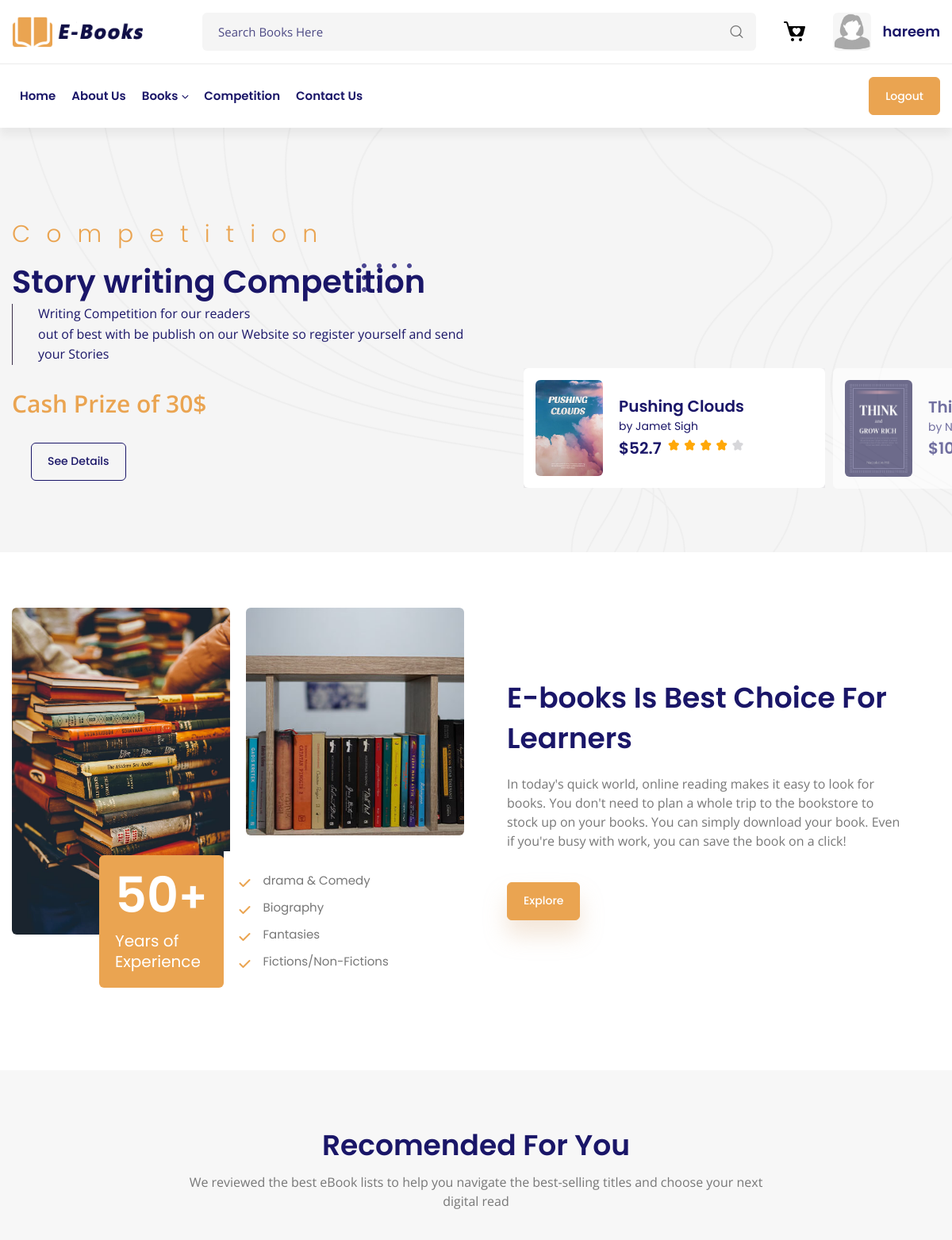
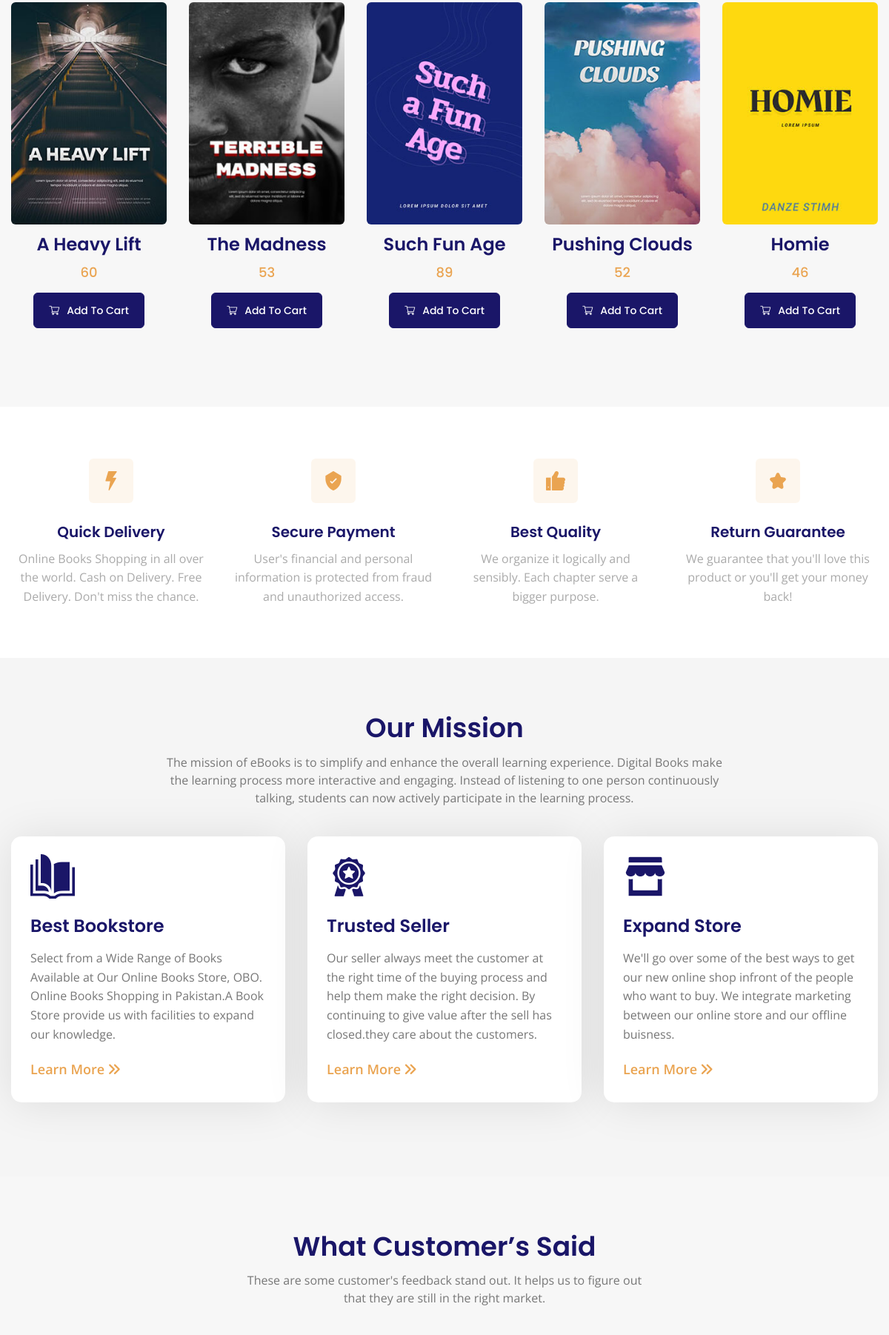
Page /index.php (signed in, upper part) on the committed database (2 pictures, top to bottom).
### tables this page shows
CREATE TABLE `books` (
  `b_id` int(10) NOT NULL,
  `b_name` varchar(50) NOT NULL,
  `b_details` text NOT NULL,
  `bs_details` text NOT NULL,
  `b_price` double NOT NULL,
  `b_img` varchar(500) NOT NULL,
  `g_id` int(11) DEFAULT NULL,
  `author` varchar(50) NOT NULL,
  `publisher` varchar(50) NOT NULL,
  `b_year` int(10) NOT NULL
);

### index.php (the view, shortened to what this page needs)
<?php
include('db_conn.php');
$query = "select * from books";
$rawdata = mysqli_query($conn, $query);
?>
<!DOCTYPE html>
<html lang="en">
<head>
	<link rel="stylesheet" type="text/css" href="css/style.css">
	<link rel="stylesheet" type="text/css" href="icons/fontawesome/css/all.min.css">
	<link rel="stylesheet" type="text/css" href="vendor/swiper/swiper-bundle.min.css">
	<link rel="stylesheet" type="text/css" href="vendor/animate/animate.css">
	<link rel="stylesheet" type="text/css" href="vendor/bootstrap-select/dist/css/bootstrap-select.min.css">
</head>
<body>
	<div class="page-wraper">
		<?php
		include('nav.php');
		?>
		<div class="page-content bg-white">
			<div class="main-slider style-1 slider-white">
				<div class="main-swiper">
					<div class="swiper-wrapper">
						<div class="swiper-slide bg-light" style="background-image: url(images/background/waveElement2.png);">
							<div class="container">
								<div class="banner-content">
									<div class="row">
										<div class="col-md-6">
											<div class="swiper-content">
												<div class="content-info">
													<h3 class="sub-title" data-swiper-parallax="-10">Competition</h3>
													<h1 class="title mb-0" data-swiper-parallax="-20">Essay Writing
														Competition</h1>
													<p class="text mb-0" data-swiper-parallax="-40">E-book store is
														hosting Essay Writing Competition for our readers,<br> so what
														book</p>
													<div class="price" data-swiper-parallax="-50">
														<span class="price-num">Cash Prize of $10</span>
													</div>
													<div class="content-btn" data-swiper-parallax="-60">
														<a class="btn btn-outline-secondary btnhover ms-4" href="competition.php">See Details</a>
													</div>
												</div>
											</div>
										</div>
										<div class="col-md-6">
										</div>
									</div>
								</div>
							</div>
						</div>
						<div class="swiper-slide bg-light" style="background-image: url(images/background/waveelement2-2.png);">
							<div class="container">
								<div class="banner-content">
									<div class="row">
										<div class="col-md-6">
											<div class="swiper-content">
												<div class="content-info">
													<h3 class="sub-title" data-swiper-parallax="-10">Competition</h3>
													<h1 class="title mb-0" data-swiper-parallax="-20">Story writing
														Competition</h1>
													<p class="text mb-0" data-swiper-parallax="-40">Writing Competition
														for our readers <br>
														out of best with be publish on our Website so register yourself
														and send your Stories </p>
													<div class="price" data-swiper-parallax="-50">
														<span class="price-num">Cash Prize of 30$</span>
													</div>
													<div class="content-btn" data-swiper-parallax="-60">
														<a class="btn btn-outline-secondary btnhover ms-4" href="competition.php">See Details</a>
													</div>
												</div>
											</div>
										</div>
										<div class="col-md-6">
											<img class="pattern" src="images/Group.png" data-swiper-parallax="-100" alt="dots">
										</div>
									</div>
								</div>
							</div>
						</div>
					</div>
				</div>
				<div class="swiper main-swiper-thumb">
					<div class="swiper-wrapper">
						<div class="swiper-slide">
							<div class="books-card">
								<div class="dz-media">
									<a href="books-detail.php"><img src="admin/images/books/grid/book17.png"alt="book"></a>
								</div>
								<div class="dz-content">
								<a href="books-detail.php"><h5 class="title mb-0">Think and Grow Rich</h5></a>
									<div class="dz-meta">
										<ul>
											<li>by Napoleon Hill</li>
										</ul>
									</div>
									<div class="book-footer">
										<div class="price">
											<span class="price-num">$10</span>
										</div>
									</div>
								</div>
							</div>
						</div>
						<div class="swiper-slide">
							<div class="books-card">
								<div class="dz-media">
								<a href="books-detail.php"><img src="admin/images/books/grid/book9.jpg" alt="book"></a>
								</div>
								<div class="dz-content">
								<a href="books-detail.php"><h5 class="title mb-0">Pushing Clouds</h5></a>
									<div class="dz-meta">
										<ul>
											<li>by Jamet Sigh</li>
										</ul>
									</div>
									<div class="book-footer">
										<div class="price">
											<span class="price-num">$52.7</span>
										</div>
										<div class="rate">
											<i class="flaticon-star text-yellow"></i>
											<i class="flaticon-star text-yellow"></i>
											<i class="flaticon-star text-yellow"></i>
											<i class="flaticon-star text-yellow"></i>
											<i class="flaticon-star text-muted"></i>
										</div>
									</div>
								</div>
							</div>
						</div>
					</div>
				</div>
			</div>
		</div>
		<section class="content-inner-1 overlay-white-middle">
			<div class="container">
				<div class="row about-style1 align-items-center">
					<div class="col-lg-6 m-b30 wow fadeInUp" data-wow-delay="0.1s">
						<div class="row sp10 about-thumb">
							<div class="col-sm-6 aos-item ">
								<div class="split-box">
									<div>
										<img class="m-b30" src="images/about/books.jpg" alt="/">
									</div>
								</div>
							</div>
							<div class="col-sm-6">
								<div class="split-box ">
									<div>
										<img class="m-b20 aos-item" src="images/about/about2.jpg" alt="/">
									</div>
								</div>
								<div class="exp-bx aos-item">
									<div class="exp-head">
										<div class="counter-num">
											<h2><span class="counter">50</span><small>+</small></h2>
										</div>
										<h6 class="title">Years of Experience</h6>
									</div>
									<div class="exp-info">
										<ul class="list-check primary">
											<li>drama & Comedy</li>
											<li>Biography</li>
											<li>Fantasies</li>
											<li>Fictions/Non-Fictions</li>
										</ul>
									</div>
								</div>
							</div>
						</div>
					</div>
					<div class="col-lg-6 m-b30 wow fadeInUp" data-wow-delay="0.2s">
						<div class="about-content px-lg-4">
							<div class="section-head style-1">
								<h2 class="title">E-books Is Best Choice For Learners</h2>
								<p>In today's quick world, online reading makes it easy to look for books. You don't
									need to plan a whole trip to the bookstore to stock up on your books. You can simply
									download your book. Even if you're busy with work, you can save the book on a click!
								</p>
							</div>
							<a href="books.php" class="btn btn-primary shadow-primary btnhover">Explore</a>
						</div>
					</div>
				</div>
			</div>
		</section>
		<section class="content-inner-1 bg-grey reccomend ">
			<div class="container">
				<div class="section-head text-center">
					<h2 class="title">Recomended For You</h2>
					<p>We reviewed the best eBook lists to help you navigate the best-selling titles and choose your
						next digital read</p>
				</div>
				<div class="swiper-container swiper-two">
					<div class="swiper-wrapper">
						<?php
						while ($row = mysqli_fetch_assoc($rawdata)) {
						?>
							<div class="swiper-slide">
								<div class="books-card style-1 wow fadeInUp" data-wow-delay="0.1s">
									<div class="dz-media">
										<a href="books-detail.php?id=<?= $row['b_id']; ?>"><img src="admin/<?php echo $row['b_img']; ?>" alt="book"></a>
									</div>
									<div class="dz-content">
										<h4 class="title">
											<?= $row['b_name']; ?>
										</h4>
										<span class="price">
											<?= $row['b_price']; ?>
										</span>
										<a href="cart.php" class="btn btn-secondary btnhover btnhover2"><i class="flaticon-shopping-cart-1 m-r10"></i> Add to cart</a>
									</div>
								</div>
							</div>
						<?php
						}
						?>
					</div>
				</div>
			</div>
		</section>
		<section class="content-inner">
			<div class="container">
				<div class="row">
					<div class="col-lg-3 col-sm-6 wow fadeInUp" data-wow-delay="0.1s">
						<div class="icon-bx-wraper style-1 m-b30 text-center">
							<div class="icon-bx-sm m-b10">
								<i class="flaticon-power icon-cell"></i>
							</div>
							<div class="icon-content">
								<h5 class="dz-title m-b10">Quick Delivery</h5>
								<p>Online Books Shopping in all over the world. Cash on Delivery. Free Delivery. Don't
									miss the chance.</p>
							</div>
						</div>
					</div>
					<div class="col-lg-3 col-sm-6 wow fadeInUp" data-wow-delay="0.2s">
						<div class="icon-bx-wraper style-1 m-b30 text-center">
							<div class="icon-bx-sm m-b10">
								<i class="flaticon-shield icon-cell"></i>
							</div>
							<div class="icon-content">
								<h5 class="dz-title m-b10">Secure Payment</h5>
								<p>User's financial and personal information is protected from fraud and unauthorized
									access.</p>
							</div>
						</div>
					</div>
					<div class="col-lg-3 col-sm-6 wow fadeInUp" data-wow-delay="0.3s">
						<div class="icon-bx-wraper style-1 m-b30 text-center">
							<div class="icon-bx-sm m-b10">
								<i class="flaticon-like icon-cell"></i>
							</div>
							<div class="icon-content">
								<h5 class="dz-title m-b10">Best Quality</h5>
								<p>We organize it logically and sensibly. Each chapter serve a bigger purpose.</p>
							</div>
						</div>
					</div>
					<div class="col-lg-3 col-sm-6 wow fadeInUp" data-wow-delay="0.4s">
						<div class="icon-bx-wraper style-1 m-b30 text-center">
							<div class="icon-bx-sm m-b10">
								<i class="flaticon-star icon-cell"></i>
							</div>
							<div class="icon-content">
								<h5 class="dz-title m-b10">Return Guarantee</h5>
								<p>We guarantee that you'll love this product or you'll get your money back!</p>
							</div>
						</div>
					</div>
				</div>
			</div>
		</section>
		<section class="content-inner-1 bg-light">
			<div class="container">
				<div class="section-head text-center">
					<h2 class="title">Our Mission</h2>
					<p>The mission of eBooks is to simplify and enhance the overall learning experience. Digital Books
						make the learning process more interactive and engaging. Instead of listening to one person
						continuously talking, students can now actively participate in the learning process.
					</p>
				</div>
				<div class="row">
					<div class="col-lg-4 col-md-6 wow fadeInUp" data-wow-delay="0.1s">
						<div class="icon-bx-wraper style-3 m-b30">
							<div class="icon-lg m-b20">
								<i class="flaticon-open-book-1 icon-cell"></i>
							</div>
							<div class="icon-content">
								<h4 class="title">Best Bookstore</h4>
								<p>Select from a Wide Range of Books Available at Our Online Books Store, OBO. Online
									Books Shopping in Pakistan.A Book Store provide us with facilities to expand our
									knowledge.</p>
								<a href="about-us.html">Learn More <i class="fa-solid fa-angles-right"></i></a>
							</div>
						</div>
					</div>
					<div class="col-lg-4 col-md-6 wow fadeInUp" data-wow-delay="0.2s">
						<div class="icon-bx-wraper style-3 m-b30">
							<div class="icon-lg m-b20">
								<i class="flaticon-exclusive icon-cell"></i>
							</div>
							<div class="icon-content">
								<h4 class="title">Trusted Seller</h4>
								<p>Our seller always meet the customer at the right time of the buying process and help
									them make the right decision. By continuing to give value after the sell has
									closed.they care about the customers. </p>
								<a href="about-us.html">Learn More <i class="fa-solid fa-angles-right"></i></a>
							</div>
						</div>
					</div>
					<div class="col-lg-4 col-md-12 wow fadeInUp" data-wow-delay="0.3s">
						<div class="icon-bx-wraper style-3 m-b30">
							<div class="icon-lg m-b20">
								<i class="flaticon-store icon-cell"></i>
							</div>
							<div class="icon-content">
								<h4 class="title">Expand Store</h4>
								<p>We'll go over some of the best ways to get our new online shop infront of the people
									who want to buy. We integrate marketing between our online store and our offline
									buisness.</p>
								<a href="about-us.html">Learn More <i class="fa-solid fa-angles-right"></i></a>
							</div>
						</div>
					</div>
				</div>
			</div>
		</section>
	<section class="content-inner bg-grey testimonial-wrapper-2">
		<div class="container">
			<div class="testimonial">
				<div class="section-head text-center">
					<h2 class="title">What Customer’s Said</h2>
					<p> These are some customer's feedback stand out. It helps us to figure out that they are still in the right market.</p>
				</div>
			</div>
		</div>
	</section>
	</div>
</body>
</html>

### rows in the picture
books: b_img (picture), b_name "A Heavy Lift", b_price "60"
books: b_img (picture), b_name "The Madness", b_price "53"
books: b_img (picture), b_name "Such Fun Age", b_price "89"
books: b_img (picture), b_name "Pushing Clouds", b_price "52"
books: b_img (picture), b_name "Homie", b_price "46"

### other values in the picture
$_SESSION['username'] "hareem"
